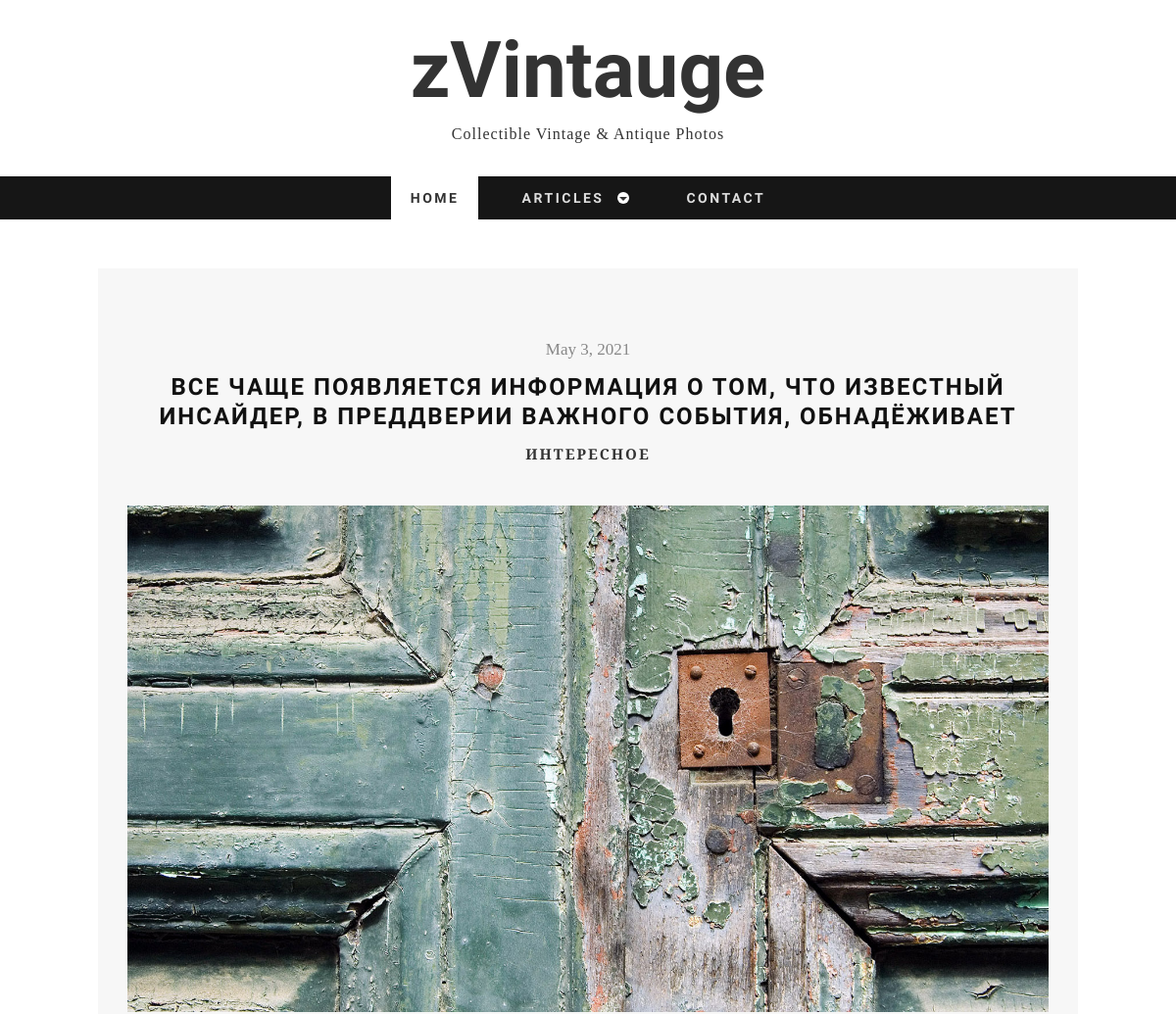
Before: /articles/interesting/1 (upper part) with the older database file.
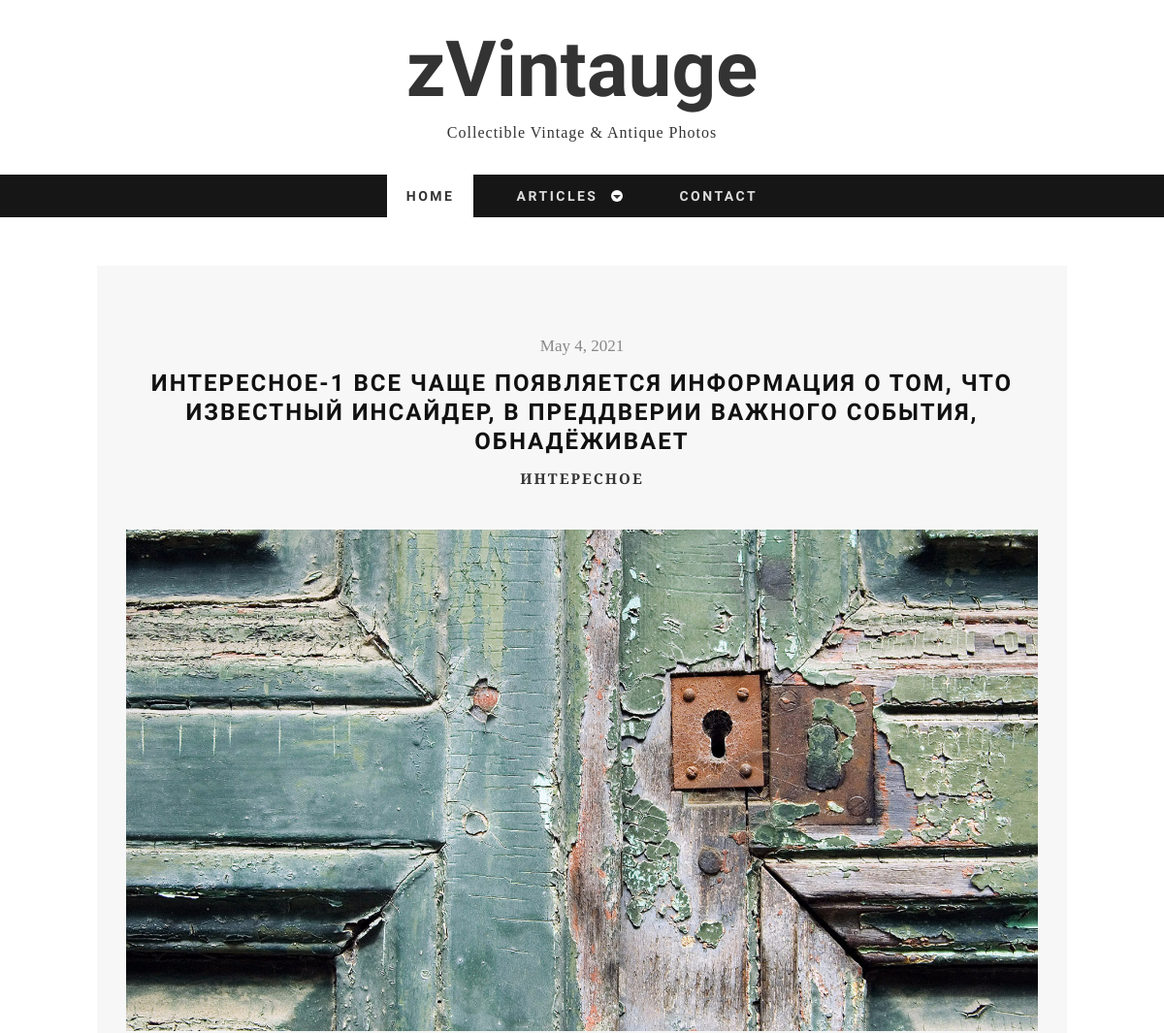
After: the same page with the newer database file.
### tables this page shows
CREATE TABLE `posts` (
  `ID` int(11) NOT NULL,
  `ACTIVE` tinyint(1) NOT NULL,
  `TITLE` varchar(255) NOT NULL,
  `CODE` varchar(255) NOT NULL,
  `CONTENT` text NOT NULL,
  `CATEGORY_ID` int(11) NOT NULL,
  `AUTHOR_ID` int(11) NOT NULL,
  `DATE` datetime NOT NULL
);

### classes/posts.php (called while the page is built, shortened)
<?php
    require_once $_SERVER["DOCUMENT_ROOT"] . '/classes/DB.php';
    class Posts extends DB
    {
        public static function getPost($id, array $arSelect)
        {
            $select = !empty($arSelect) ? implode(",", $arSelect) : '*';
            $sql = "SELECT {$select} FROM `posts` WHERE ID={$id}";
            $res = self::query($sql);
            return (count($res) == 1) ? $res[0] : false;
        }
    }

### classes/DB.php (called while the page is built, shortened)
<?php
class DB
{
    private static $host = 'localhost';
    private static $database = 'articles';
    private static $user = 'test';
    private static $password = 'test';
    protected static function query($query)
    {
        try {
            $dsn = "mysql:dbname=" . self::$database . ";host=" . self::$host;
            $dbh = new PDO($dsn, self::$user, self::$password);
            $dbh->exec("set names utf8");
            $dbh->setAttribute(PDO::ATTR_ERRMODE, PDO::ERRMODE_EXCEPTION);
        } catch (PDOException $e) {
            die ('Ошибка подключения:' . $e->getMessage());
        }
        $resQuery = [];
        foreach ($dbh->query($query, PDO::FETCH_ASSOC) as $row) {
            $resQuery[] = $row;
        }
        return $resQuery;
    }
}

### controller/init.php (called while the page is built, shortened)
<?php
require_once $_SERVER["DOCUMENT_ROOT"] . '/classes/posts.php';
require_once $_SERVER["DOCUMENT_ROOT"] . '/classes/categories.php';
require_once $_SERVER["DOCUMENT_ROOT"] . '/classes/authors.php';
if (!empty($_REQUEST['idPost'])) {
    $arPost = Posts::getPost($_REQUEST['idPost'], []);
    if ($arPost != false && $arPost['ACTIVE'] == true) {
        $category = Categories::getСategory($arPost['CATEGORY_ID'], ['NAME', 'CODE']);
        $author = Authors::getAuthor($arPost['AUTHOR_ID'], ['NAME']);
        $arPost['CATEGORY_NAME'] = $category['NAME'];
        $arPost['CATEGORY_CODE'] = $category['CODE'];
        $arPost['AUTHOR_NAME'] = $author['NAME'];
    }
}

### classes/categories.php (called while the page is built, shortened)
<?php
require_once $_SERVER["DOCUMENT_ROOT"] . '/classes/DB.php';
class Categories extends DB
{
    public static function getСategory($id, array $arSelect)
    {
        $select = !empty($arSelect) ? implode(",", $arSelect) : '*';
        $sql = "SELECT {$select} FROM `categories` WHERE ID={$id}";
        $res = self::query($sql);
        return (count($res) == 1) ? $res[0] : false;
    }
}

### classes/authors.php (called while the page is built, shortened)
<?php
require_once $_SERVER["DOCUMENT_ROOT"] . '/classes/DB.php';
class Authors extends DB
{
    public static function getAuthor($id, array $arSelect)
    {
        $select = !empty($arSelect) ? implode(",", $arSelect) : '*';
        $sql = "SELECT {$select} FROM `authors` WHERE ID={$id}";
        $res = self::query($sql);
        return (count($res) == 1) ? $res[0] : false;
    }
}

### articles/detail.php (the view, shortened to what this page needs)
<?php
    require_once $_SERVER["DOCUMENT_ROOT"] . '/includes/header.php';
?>
    <section id="container">
        <div class="wrap-container">
            <div id="main-content">
                <div class="wrap-content">
                    <div class="row">
                        <article class="single-post zerogrid">
                            <div class="row wrap-post">
                                <div class="entry-header">
                                    <span class="time"><?= date('F j, Y', strtotime($arPost['DATE'])); ?></span>
                                    <h2 class="entry-title"><?= $arPost['TITLE']; ?></h2>
                                    <span class="cat-links"><a href="/articles/<?= $arPost['CATEGORY_CODE'] ?>"><?= $arPost['CATEGORY_NAME']; ?></a></span>
                                </div>
                                <div class="post-thumbnail-wrap">
                                    <img src="/images/slide2.jpg">
                                </div>
                            </div>
                        </article>
                    </div>
                </div>
            </div>
        </div>
    </section>
<?php
    require_once $_SERVER["DOCUMENT_ROOT"] . '/includes/footer.php';
?>

Changed rows visible on the page:
changed posts: DATE "May 3, 2021" → "May 4, 2021"; TITLE "ВСЕ ЧАЩЕ ПОЯВЛЯЕТСЯ ИНФОРМАЦИЯ О ТОМ, ЧТО ИЗВЕСТНЫЙ ИНСАЙДЕР, В ПРЕДДВЕРИИ ВАЖНОГО СОБЫТИЯ, ОБНАДЁЖИВАЕТ" → "ИНТЕРЕСНОЕ-1 ВСЕ ЧАЩЕ ПОЯВЛЯЕТСЯ ИНФОРМАЦИЯ О ТОМ, ЧТО ИЗВЕСТНЫЙ ИНСАЙДЕР, В ПРЕДДВЕРИИ ВАЖНОГО СОБЫТИЯ, ОБНАДЁЖИВАЕТ"
